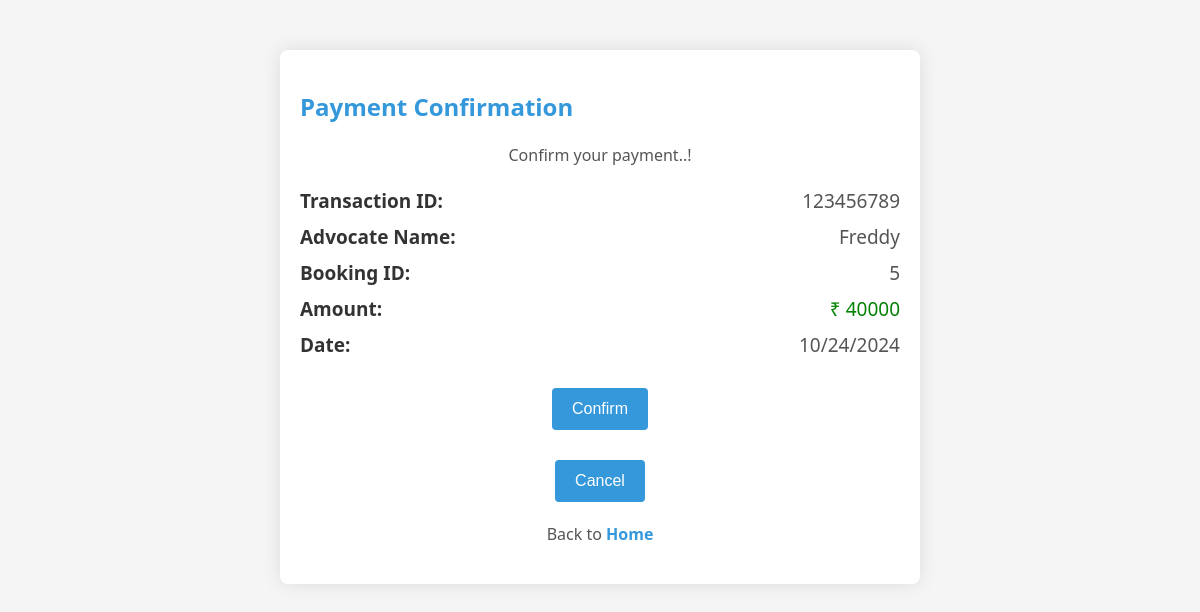
Page /paymentconf/3/3/ (signed in) on the committed database.
### customer/models.py (models this page shows, shortened)
class case(models.Model):
    booking=models.ForeignKey(booking,on_delete=models.CASCADE,default=1)
    customer = models.ForeignKey(Tbl_cust, on_delete=models.CASCADE,default='')
    adv = models.ForeignKey(Tbl_adv, on_delete=models.CASCADE)
    case_details = models.CharField(max_length=30)
    document = models.FileField(upload_to='case_details',null=True)

class booking(models.Model):
    customer=models.ForeignKey(Tbl_cust,on_delete=models.CASCADE,default="")
    adv = models.ForeignKey(Tbl_adv, on_delete=models.CASCADE)
    payment = models.PositiveIntegerField(null=True)
    status=models.CharField(max_length=30,choices=option,default='pending')
    date=models.DateField(auto_now_add=True,null=True)
    paid = models.CharField(max_length=20,choices=(('paid','paid'),('rejected','rejected'),('not-paid','not-paid')),default='not-paid')

### advocate/models.py (models this page shows, shortened)
class Tbl_adv(models.Model):
    Adv_fname = models.CharField(max_length=20)
    Adv_lname = models.CharField(max_length=20)
    Adv_email = models.EmailField(default="")
    Adv_gen = models.CharField(max_length=10, default="")
    Adv_dob = models.DateField()
    Adv_ph = models.CharField(max_length=10)
    Adv_state = models.CharField(max_length=30, default="")
    Adv_city = models.CharField(max_length=10)
    Adv_dist = models.CharField(max_length=30)
    Adv_pin = models.CharField(max_length=10)
    Adv_status = models.BooleanField()
    Adv_pass = models.CharField(max_length=20)
    Adv_image = models.ImageField(upload_to='Adv_images',null=True)
    Adv_experience = models.PositiveIntegerField(null=True)
    Adv_description = models.TextField(null=True)
    Adv_subcategory=models.ForeignKey(Sub_category, on_delete=models.CASCADE,default=1)
    Adv_category = models.ForeignKey(Tbl_cat, on_delete=models.CASCADE, default=1)
    Adv_approval=models.BooleanField(default=False)
    u = models.ForeignKey(settings.AUTH_USER_MODEL, on_delete=models.CASCADE,default=1)
    Adv_join_date=models.DateTimeField(auto_now_add=True,null=True)

### customer/views.py (the view, shortened to what this page needs)
# urls.py: path('paymentconf/<int:bid>/<int:amt>/',views.Payment_confirmation,name='pcfm'),
@login_required(login_url='login')
def Payment_confirmation(request,bid,amt):
    book = case.objects.get(id=bid)
    random_number = ''.join([str(random.randint(0, 9)) for i in range(16)])
    return render(request,'pcfm.html',{'cs':book,'amt':amt})

### templates/pcfm.html (shortened to what this page needs)
<!DOCTYPE html>
<html lang="en">
<head>
</head>
<body>
    <div class="confirmation-container">
        <h2>Payment Confirmation</h2>
        <p style="text-align:center;">Confirm your payment..!</p>
        <div class="confirmation-details">
            <div class="details-row">
                <span class="details-label">Transaction ID:</span>
                <span class="details-value">123456789</span>
            </div>
            <div class="details-row">
                <span class="details-label">Advocate Name:</span>
                <span class="details-value">{{cs.adv.Adv_fname}}</span>
            </div>
            <div class="details-row">
                <span class="details-label">Booking ID:</span>
                <span class="details-value">{{cs.booking.id}}</span>
            </div>
            <div class="details-row">
                <span class="details-label">Amount:</span>
                <span class="details-value" style="color:green;">₹ {{cs.booking.payment}}</span>
            </div>
            <div class="details-row">
                <span class="details-label">Date:</span>
                <span class="details-value">{% now "SHORT_DATE_FORMAT" %}</span>
            </div>
        </div>
            <form method="post">
        <div class="confirmation-button">
            <button class="confirm-btn">Confirm</button>
        </div>
                <div class="confirmation-button">
            <button class="confirm-btn">Cancel</button>
        </div>
           </form>
        <div class="back-to-home">
            <p>Back to <a href="{% url 'adv' %}">Home</a></p>
        </div>
    </div>
</body>
</html>

### templates/pcfm.html (style rules this page uses)
body { margin: 0; padding: 0; font-family: 'Segoe UI', Tahoma, Geneva, Verdana, sans-serif; background-color: #f5f5f5; }
.confirmation-container { max-width: 600px; margin: 50px auto; background-color: #fff; border-radius: 8px; box-shadow: 0 0 20px rgba(0, 0, 0, 0.1); padding: 20px; }
h2 { color: #3498db; }
p { color: #555; font-size: 16px; line-height: 1.6; }
.confirmation-details { margin-top: 20px; }
.details-row { display: flex; justify-content: space-between; margin-bottom: 10px; }
.details-label { color: #333; font-weight: bold; }
.details-value { color: #555; }
.confirmation-button { margin-top: 30px; text-align: center; }
.confirm-btn { background-color: #3498db; color: #fff; padding: 12px 20px; border: none; border-radius: 4px; cursor: pointer; font-size: 16px; transition: background-color 0.3s; }
span { font-size:19px; }
.back-to-home { text-align: center; margin-top: 20px; }
.back-to-home a { color: #3498db; text-decoration: none; font-weight: bold; }

### rows in the picture
case: adv.Adv_fname "Freddy", booking.id "5", booking.payment "40000"
